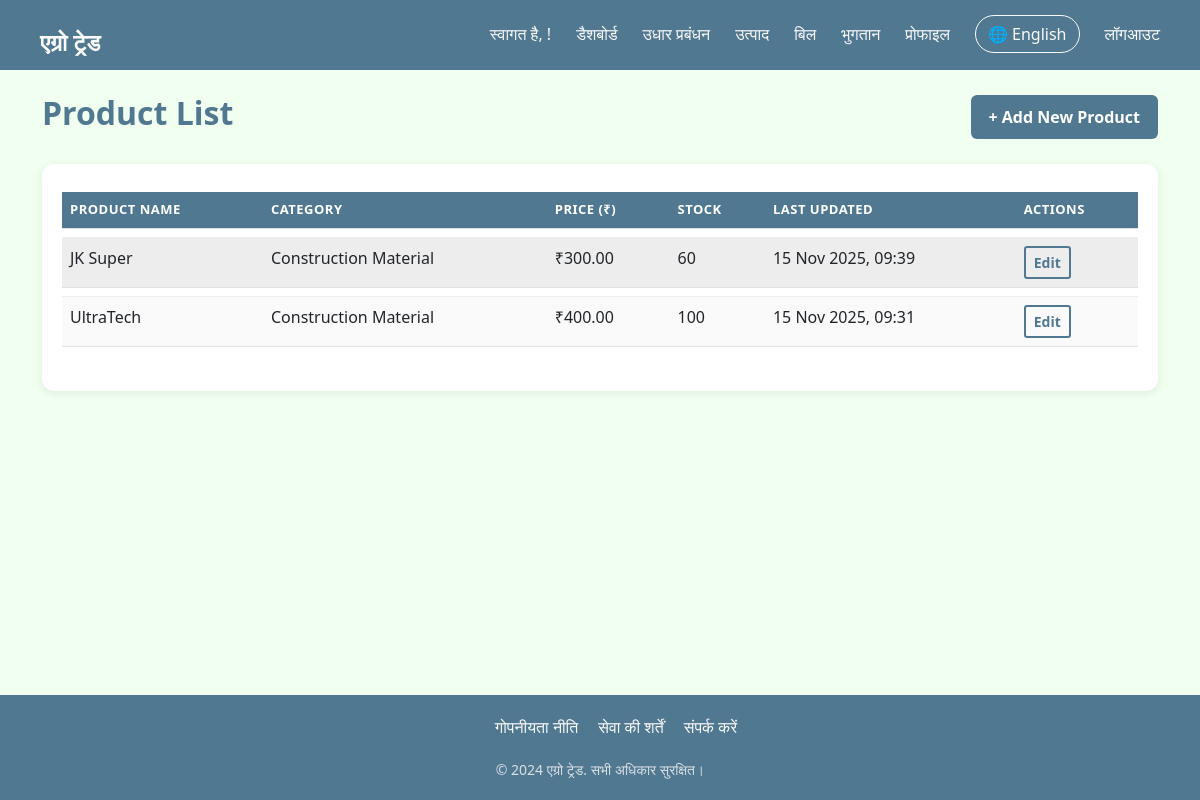
The app's page /products/ (signed in), older data.
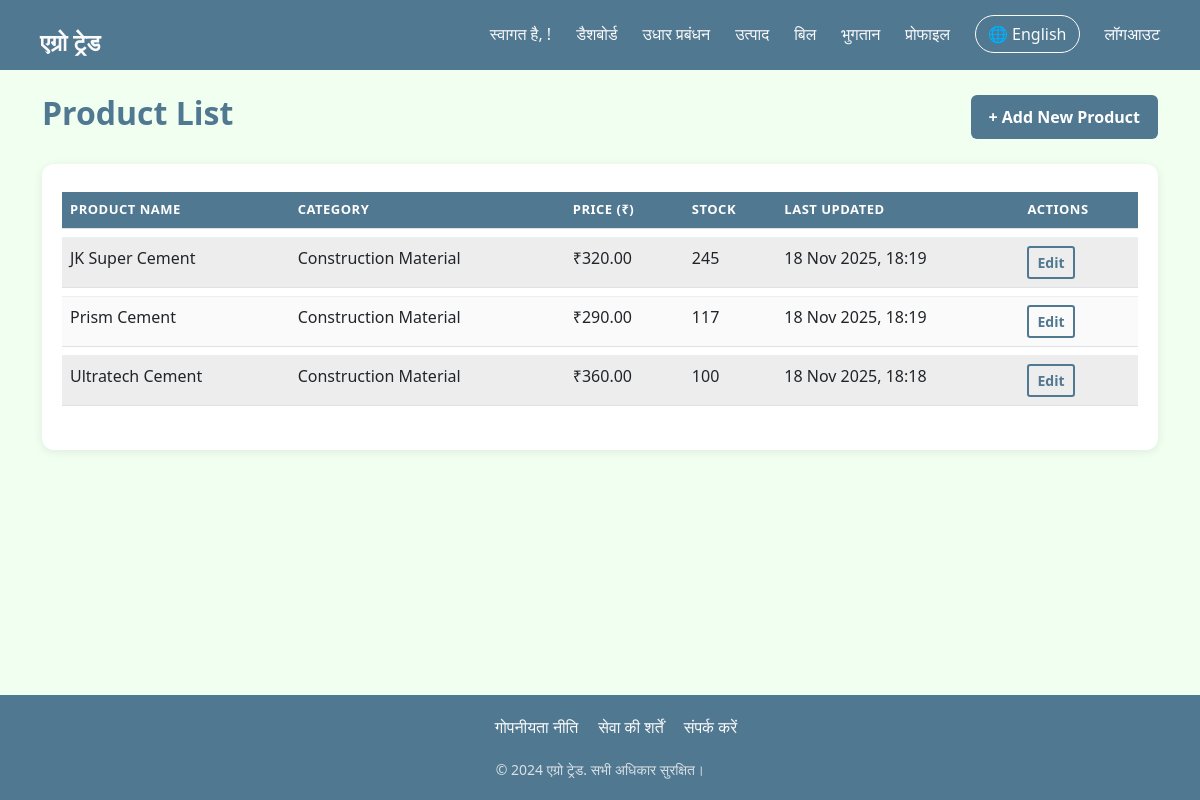
The same page, newer data.
### myApp/models.py (models this page shows, shortened)
class Product(models.Model):
    name = models.CharField(max_length=100)
    category = models.CharField(max_length=50)
    market_price = models.DecimalField(max_digits=10, decimal_places=2)
    current_stock = models.PositiveIntegerField(default=0)
    updated_by = models.ForeignKey(User, on_delete=models.SET_NULL, null=True, blank=True)
    last_updated = models.DateTimeField(auto_now=True)

### myApp/views.py (the view)
# urls.py: path('products/', views.product_list, name='product_list'),
@login_required
def product_list(request):
    products = Product.objects.all()
    return render(request, 'products.html', {'products': products})

### templates/products.html (shortened to what this page needs)
{% extends "base.html" %}
{% block content %}
<div class="d-flex justify-content-between align-items-center mb-4">
    <h2>Product List</h2>
    <a href="{% url 'add_product' %}" class="btn btn-success">+ Add New Product</a>
</div>
<div class="table-responsive">
    <table class="table table-striped">
        <thead>
            <tr>
                <th>Product Name</th>
                <th>Category</th>
                <th>Price (₹)</th>
                <th>Stock</th>
                <th>Last Updated</th>
                <th>Actions</th>
            </tr>
        </thead>
        <tbody>
            {% for product in products %}
            <tr>
                <td>{{ product.name }}</td>
                <td>{{ product.category }}</td>
                <td>₹{{ product.market_price }}</td>
                <td>{{ product.current_stock }}</td>
                <td>{{ product.last_updated|date:"d M Y, H:i" }}</td>
                <td>
                    <button class="btn btn-sm btn-outline-primary">Edit</button>
                </td>
            </tr>
            {% empty %}
            <tr>
                <td colspan="6" class="text-center">No products found. <a href="{% url 'add_product' %}">Add your first product</a></td>
            </tr>
            {% endfor %}
        </tbody>
    </table>
</div>
{% endblock %}

Row changes from the older to the newer data that the page shows:
changed Product: name "JK Super" → "JK Super Cement"; market_price "300.00" → "320.00"; current_stock "60" → "245"; last_updated "15 Nov 2025, 09:39" → "18 Nov 2025, 18:19"
changed Product: name "UltraTech" → "Prism Cement"; market_price "400.00" → "290.00"; current_stock "100" → "117"; last_updated "15 Nov 2025, 09:31" → "18 Nov 2025, 18:19"
added Product: name "Ultratech Cement", category "Construction Material", market_price "360.00", current_stock "100", last_updated "18 Nov 2025, 18:18"
